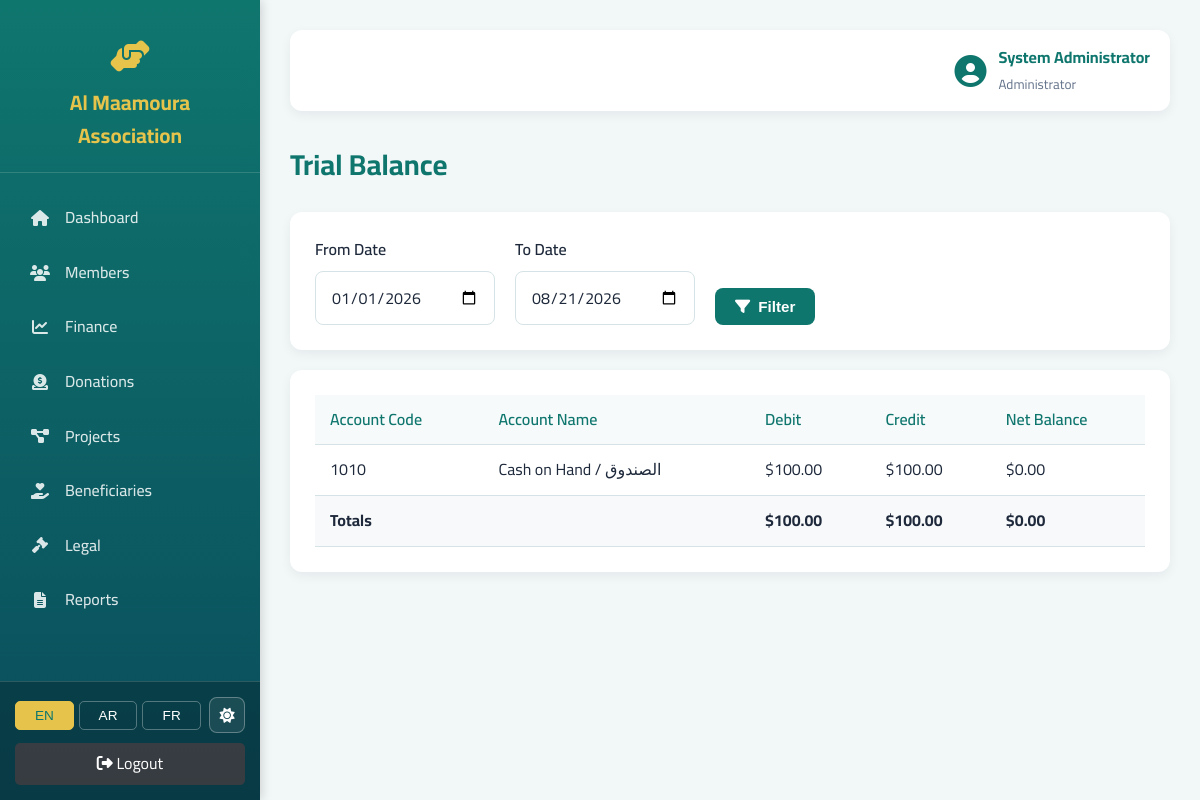
The app's page /finance/trial-balance (signed in) with its own data.
### tables this page shows
CREATE TABLE chart_of_accounts (
    id INTEGER PRIMARY KEY AUTOINCREMENT,
    account_code VARCHAR(20) UNIQUE NOT NULL,
    account_name VARCHAR(100) NOT NULL,
    account_type VARCHAR(20) CHECK(account_type IN ('asset','liability','equity','revenue','expense')) NOT NULL,
    parent_id INTEGER,
    is_active BOOLEAN DEFAULT 1,
    description TEXT,
    FOREIGN KEY (parent_id) REFERENCES chart_of_accounts(id)
);

### app/controllers/finance.py (the view)
@finance_bp.route('/trial-balance')
@login_required
@role_required(['admin', 'accountant'])
def trial_balance():
    conn = get_db()
    from_date = request.args.get('from', '2026-01-01')
    to_date = request.args.get('to', datetime.now().strftime('%Y-%m-%d'))
    balances = conn.execute('''
        SELECT c.id, c.account_code, c.account_name, c.account_type,
               COALESCE(SUM(jel.debit_amount), 0) as total_debit,
               COALESCE(SUM(jel.credit_amount), 0) as total_credit
        FROM chart_of_accounts c
        LEFT JOIN journal_entry_lines jel ON c.id = jel.account_id
        LEFT JOIN journal_entries je ON jel.journal_entry_id = je.id
        WHERE je.entry_date BETWEEN ? AND ? AND je.status = 'approved'
        GROUP BY c.id
        HAVING total_debit > 0 OR total_credit > 0
        ORDER BY c.account_code
    ''', (from_date, to_date)).fetchall()
    conn.close()
    return render_template('finance/trial_balance.html', balances=balances, from_date=from_date, to_date=to_date)

### app/helpers/auth.py (called while the page is built)
def get_db():
    conn = sqlite3.connect(Config.DATABASE)
    conn.row_factory = sqlite3.Row
    conn.execute("PRAGMA foreign_keys = ON")  # [FIX] ensure FK enforcement
    return conn

def login_required(f):
    @wraps(f)
    def decorated(*args, **kwargs):
        if 'user_id' not in session:
            return redirect(url_for('auth.login'))
        return f(*args, **kwargs)
    return decorated

def role_required(roles):
    def decorator(f):
        @wraps(f)
        def decorated(*args, **kwargs):
            if 'user_id' not in session:
                return redirect(url_for('auth.login'))
            if session.get('role') not in roles:
                flash('Access denied', 'error')
                return redirect(url_for('dashboard.index'))
            return f(*args, **kwargs)
        return decorated
    return decorator

### app/helpers/i18n.py (called while the page is built)
def get_current_lang():
    lang = request.args.get('lang')
    if lang and lang in ['en', 'ar', 'fr']:
        session['lang'] = lang
        return lang
    return session.get('lang', request.accept_languages.best_match(['en', 'ar', 'fr']) or 'en')

def t(key, lang=None):
    if lang is None:
        lang = get_current_lang()
    return _translations.get(lang, {}).get(key, _translations['en'].get(key, key))

def inject_i18n():
    lang = get_current_lang()
    return {
        'current_lang': lang,
        'dir': 'rtl' if lang == 'ar' else 'ltr',
        't': lambda key: t(key, lang),
        'translations': _translations.get(lang, {})
    }

### app/templates/finance/trial_balance.html (shortened to what this page needs)
{% extends "base.html" %}
{% block content %}
<div class="page-header">
    <h1>{{ t('trial_balance') }}</h1>
</div>
<div class="card">
    <form method="GET" class="filter-bar">
        <div class="form-group">
            <label>{{ t('from_date') }}</label>
            <input type="date" name="from" value="{{ from_date }}" class="form-control">
        </div>
        <div class="form-group">
            <label>{{ t('to_date') }}</label>
            <input type="date" name="to" value="{{ to_date }}" class="form-control">
        </div>
        <div class="form-group">
            <button type="submit" class="btn btn-primary"><i class="fas fa-filter"></i> {{ t('filter') }}</button>
        </div>
    </form>
</div>
<div class="card">
    <div class="table-scroll">
    <table>
        <thead>
            <tr>
                <th>{{ t('account_code') }}</th>
                <th>{{ t('account_name') }}</th>
                <th>{{ t('debit') }}</th>
                <th>{{ t('credit') }}</th>
                <th>{{ t('net_balance') }}</th>
            </tr>
        </thead>
        <tbody>
            {% for b in balances %}
            <tr>
                <td>{{ b.account_code }}</td>
                <td>{{ b.account_name }}</td>
                <td>${{ "%.2f"|format(b.total_debit) }}</td>
                <td>${{ "%.2f"|format(b.total_credit) }}</td>
                <td>${{ "%.2f"|format(b.total_debit - b.total_credit) }}</td>
            </tr>
            {% else %}
            <tr><td colspan="5" class="text-center">{{ t('no_data') }}</td></tr>
            {% endfor %}
        </tbody>
        <tfoot>
            <tr class="totals-row">
                <td colspan="2"><strong>{{ t('totals') }}</strong></td>
                <td><strong>${{ "%.2f"|format(balances|sum(attribute='total_debit')) }}</strong></td>
                <td><strong>${{ "%.2f"|format(balances|sum(attribute='total_credit')) }}</strong></td>
                <td><strong>${{ "%.2f"|format(balances|sum(attribute='total_debit') - balances|sum(attribute='total_credit')) }}</strong></td>
            </tr>
        </tfoot>
    </table>
    </div>
</div>
{% endblock %}

### static/css/main.css (style rules this page uses)
:root { --primary: #0F766E; --primary-dark: #115E59; --primary-light: #2DD4BF; --secondary: #C9A227; --secondary-light: #E6C44C; --sky: #0EA5E9; --sky-light: #E0F2FE; --bg: #F2F7F8; --card-bg: #FFFFFF; --surface: #F7FAFB; --text: #1E293B; --text-light: #64748B; --border: #D5E3E7; --success: #15803D; --danger: #DC2626; --warning: #B45309; --info: #0369A1; --sidebar-width: 260px; --topbar-height: 70px; --sidebar-gradient: linear-gradient(180deg, #0F766E 0%, #0A4D5C 100%); --login-gradient: linear-gradient(135deg, #0F766E 0%, #0A4D5C 100%); --shadow: 0 4px 12px rgba(15, 23, 42, 0.06); --shadow-hover: 0 8px 20px rgba(15, 23, 42, 0.12); }
* { margin: 0; padding: 0; box-sizing: border-box; }
body { font-family: 'Cairo', 'Roboto', sans-serif; background: var(--bg); color: var(--text); line-height: 1.6; transition: background 0.3s, color 0.3s; }
.page-header { display: flex; justify-content: space-between; align-items: center; margin-bottom: 25px; }
.page-header h1 { color: var(--primary); font-size: 1.8rem; }
.card { background: var(--card-bg); padding: 25px; border-radius: 12px; box-shadow: var(--shadow); margin-bottom: 20px; }
table { width: 100%; border-collapse: collapse; }
th, td { padding: 12px 15px; text-align: start; border-bottom: 1px solid var(--border); }
th { background: var(--surface); color: var(--primary); font-weight: 600; }
.btn { display: inline-flex; align-items: center; gap: 8px; padding: 10px 20px; border: none; border-radius: 8px; cursor: pointer; font-weight: 600; text-decoration: none; transition: all 0.3s; font-size: 0.95rem; }
.btn-primary { background: var(--primary); color: #fff; }
.form-group { margin-bottom: 20px; }
.form-group label { display: block; margin-bottom: 8px; font-weight: 600; color: var(--text); }
.form-control { width: 100%; padding: 10px 15px; border: 1px solid var(--border); border-radius: 8px; font-size: 1rem; transition: 0.3s; font-family: inherit; background: var(--card-bg); color: var(--text); }

### app/templates/finance/trial_balance.html (style rules this page uses)
.totals-row td { background: #F8F9FA; font-weight: 600; }
.table-scroll { overflow-x: auto; }
.filter-bar { display: flex; align-items: flex-end; gap: 20px; flex-wrap: wrap; }
.filter-bar .form-group { flex: 0 0 auto; min-width: 180px; margin-bottom: 0; }

### records on screen
chart_of_accounts: account_code "1010", account_name "Cash on Hand / الصندوق", total_debit "100.00", total_credit "100.00", total_debit "0.00"

### other values on screen
{{ t('app_name') }} "Al Maamoura Association"
{{ t('dashboard') }} "Dashboard"
{{ t('members') }} "Members"
{{ t('finance') }} "Finance"
{{ t('donations') }} "Donations"
{{ t('projects') }} "Projects"
{{ t('beneficiaries') }} "Beneficiaries"
{{ t('legal') }} "Legal"
{{ t('reports') }} "Reports"
{{ t('logout') }} "Logout"
{{ session.full_name }} "System Administrator"
{{ t('role_' + session.role) }} "Administrator"
{{ t('trial_balance') }} "Trial Balance"
{{ t('from_date') }} "From Date"
{{ t('to_date') }} "To Date"
